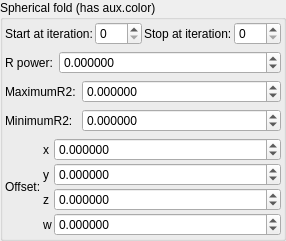
    <widget class="QGroupBox" name="groupBox_2">
     <property name="title">
      <string>Spherical fold (has aux.color)</string>
     </property>
     <layout class="QVBoxLayout" name="verticalLayout_5">
      <property name="leftMargin">
       <number>2</number>
      </property>
      <property name="topMargin">
       <number>2</number>
      </property>
      <property name="rightMargin">
       <number>2</number>
      </property>
      <property name="bottomMargin">
       <number>2</number>
      </property>
      <item>
       <layout class="QGridLayout" name="gridLayout_81" columnstretch="0,1,0,1">
        <property name="spacing">
         <number>2</number>
        </property>
        <item row="2" column="3">
         <widget class="MySpinBox" name="spinboxInt_transf_stop_iterations_S">
          <property name="sizePolicy">
           <sizepolicy hsizetype="Preferred" vsizetype="Maximum">
            <horstretch>0</horstretch>
            <verstretch>0</verstretch>
           </sizepolicy>
          </property>
          <property name="maximum">
           <number>999</number>
          </property>
         </widget>
        </item>
        <item row="2" column="1">
         <widget class="MySpinBox" name="spinboxInt_transf_start_iterations_S">
          <property name="sizePolicy">
           <sizepolicy hsizetype="Minimum" vsizetype="Maximum">
            <horstretch>0</horstretch>
            <verstretch>0</verstretch>
           </sizepolicy>
          </property>
          <property name="minimum">
           <number>0</number>
          </property>
          <property name="maximum">
           <number>999</number>
          </property>
          <property name="value">
           <number>0</number>
          </property>
         </widget>
        </item>
        <item row="2" column="2">
         <widget class="QLabel" name="label_53">
          <property name="text">
           <string>Stop at iteration:</string>
          </property>
         </widget>
        </item>
        <item row="2" column="0">
         <widget class="QLabel" name="label_73">
          <property name="text">
           <string>Start at iteration:</string>
          </property>
         </widget>
        </item>
       </layout>
      </item>
      <item>
       <layout class="QGridLayout" name="gridLayout_5" columnstretch="0,1">
        <item row="0" column="0">
         <widget class="QLabel" name="label_10">
          <property name="text">
           <string>R power:</string>
          </property>
         </widget>
        </item>
        <item row="0" column="1">
         <widget class="MyDoubleSpinBox" name="spinbox_mandelbox_vary_rpower">
          <property name="sizePolicy">
           <sizepolicy hsizetype="Minimum" vsizetype="Maximum">
            <horstretch>0</horstretch>
            <verstretch>0</verstretch>
           </sizepolicy>
          </property>
          <property name="prefix">
           <string/>
          </property>
          <property name="suffix">
           <string/>
          </property>
          <property name="decimals">
           <number>6</number>
          </property>
          <property name="minimum">
           <double>-99.998999999999995</double>
          </property>
          <property name="maximum">
           <double>99.998999999999995</double>
          </property>
          <property name="singleStep">
           <double>0.100000000000000</double>
          </property>
         </widget>
        </item>
       </layout>
      </item>
      <item>
       <layout class="QGridLayout" name="gridLayout_2" columnstretch="0,2">
        <item row="0" column="1">
         <widget class="MyDoubleSpinBox" name="spinbox_transf_maxR2_1">
          <property name="sizePolicy">
           <sizepolicy hsizetype="Minimum" vsizetype="Maximum">
            <horstretch>0</horstretch>
            <verstretch>0</verstretch>
           </sizepolicy>
          </property>
          <property name="prefix">
           <string/>
          </property>
          <property name="suffix">
           <string/>
          </property>
          <property name="decimals">
           <number>6</number>
          </property>
          <property name="minimum">
           <double>-99.998999999999995</double>
          </property>
          <property name="maximum">
           <double>99.998999999999995</double>
          </property>
          <property name="singleStep">
           <double>0.100000000000000</double>
          </property>
         </widget>
        </item>
        <item row="0" column="0">
         <widget class="QLabel" name="label_8">
          <property name="text">
           <string>MaximumR2:</string>
          </property>
         </widget>
        </item>
        <item row="1" column="0">
         <widget class="QLabel" name="label_9">
          <property name="text">
           <string>MinimumR2:</string>
          </property>
         </widget>
        </item>
        <item row="1" column="1">
         <widget class="MyDoubleSpinBox" name="spinbox_transf_minR2_p25">
          <property name="sizePolicy">
           <sizepolicy hsizetype="Minimum" vsizetype="Maximum">
            <horstretch>0</horstretch>
            <verstretch>0</verstretch>
           </sizepolicy>
          </property>
          <property name="prefix">
           <string/>
          </property>
          <property name="suffix">
           <string/>
          </property>
          <property name="decimals">
           <number>6</number>
          </property>
          <property name="minimum">
           <double>-99.998999999999995</double>
          </property>
          <property name="maximum">
           <double>99.998999999999995</double>
          </property>
          <property name="singleStep">
           <double>0.100000000000000</double>
          </property>
         </widget>
        </item>
       </layout>
      </item>
      <item>
       <layout class="QGridLayout" name="gridLayout_63" columnstretch="0,0,0,2">
        <property name="spacing">
         <number>2</number>
        </property>
        <item row="4" column="3">
         <widget class="MyDoubleSpinBox" name="spinbox4_transf_offset_0000_z">
          <property name="sizePolicy">
           <sizepolicy hsizetype="Minimum" vsizetype="Maximum">
            <horstretch>0</horstretch>
            <verstretch>0</verstretch>
           </sizepolicy>
          </property>
          <property name="prefix">
           <string/>
          </property>
          <property name="suffix">
           <string/>
          </property>
          <property name="decimals">
           <number>6</number>
          </property>
          <property name="minimum">
           <double>-99.989999999999995</double>
          </property>
          <property name="maximum">
           <double>99.989999999999995</double>
          </property>
          <property name="singleStep">
           <double>0.100000000000000</double>
          </property>
         </widget>
        </item>
        <item row="5" column="3">
         <widget class="MyDoubleSpinBox" name="spinbox4_transf_offset_0000_w">
          <property name="sizePolicy">
           <sizepolicy hsizetype="Minimum" vsizetype="Maximum">
            <horstretch>0</horstretch>
            <verstretch>0</verstretch>
           </sizepolicy>
          </property>
          <property name="prefix">
           <string/>
          </property>
          <property name="suffix">
           <string/>
          </property>
          <property name="decimals">
           <number>6</number>
          </property>
          <property name="minimum">
           <double>-99.989999999999995</double>
          </property>
          <property name="maximum">
           <double>99.989999999999995</double>
          </property>
          <property name="singleStep">
           <double>0.100000000000000</double>
          </property>
         </widget>
        </item>
        <item row="2" column="2">
         <widget class="QLabel" name="label_93">
          <property name="text">
           <string notr="true">x</string>
          </property>
         </widget>
        </item>
        <item row="3" column="2">
         <widget class="QLabel" name="label_90">
          <property name="text">
           <string notr="true">y</string>
          </property>
         </widget>
        </item>
        <item row="3" column="3">
         <widget class="MyDoubleSpinBox" name="spinbox4_transf_offset_0000_y">
          <property name="sizePolicy">
           <sizepolicy hsizetype="Minimum" vsizetype="Maximum">
            <horstretch>0</horstretch>
            <verstretch>0</verstretch>
           </sizepolicy>
          </property>
          <property name="prefix">
           <string/>
          </property>
          <property name="suffix">
           <string/>
          </property>
          <property name="decimals">
           <number>6</number>
          </property>
          <property name="minimum">
           <double>-99.989999999999995</double>
          </property>
          <property name="maximum">
           <double>99.989999999999995</double>
          </property>
          <property name="singleStep">
           <double>0.100000000000000</double>
          </property>
         </widget>
        </item>
        <item row="5" column="2">
         <widget class="QLabel" name="label_99">
          <property name="text">
           <string notr="true">w</string>
          </property>
         </widget>
        </item>
        <item row="4" column="2">
         <widget class="QLabel" name="label_98">
          <property name="text">
           <string notr="true">z</string>
          </property>
         </widget>
        </item>
        <item row="2" column="3">
         <widget class="MyDoubleSpinBox" name="spinbox4_transf_offset_0000_x">
          <property name="sizePolicy">
           <sizepolicy hsizetype="Minimum" vsizetype="Maximum">
            <horstretch>0</horstretch>
            <verstretch>0</verstretch>
           </sizepolicy>
          </property>
          <property name="prefix">
           <string/>
          </property>
          <property name="suffix">
           <string/>
          </property>
          <property name="decimals">
           <number>6</number>
          </property>
          <property name="minimum">
           <double>-99.989999999999995</double>
          </property>
          <property name="maximum">
           <double>99.989999999999995</double>
          </property>
          <property name="singleStep">
           <double>0.100000000000000</double>
          </property>
         </widget>
        </item>
        <item row="2" column="1" rowspan="4">
         <widget class="QLabel" name="label_91">
          <property name="text">
           <string>Offset:</string>
          </property>
         </widget>
        </item>
       </layout>
      </item>
     </layout>
    </widget>
